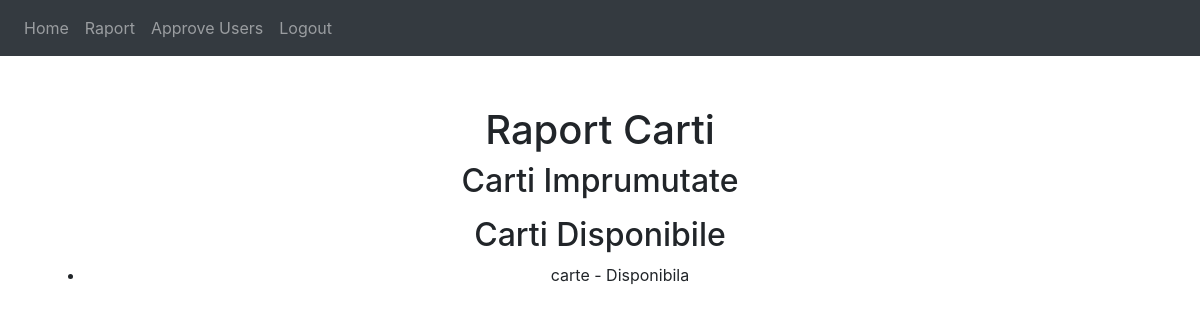
The page /raport (signed in) on the database as committed earlier.
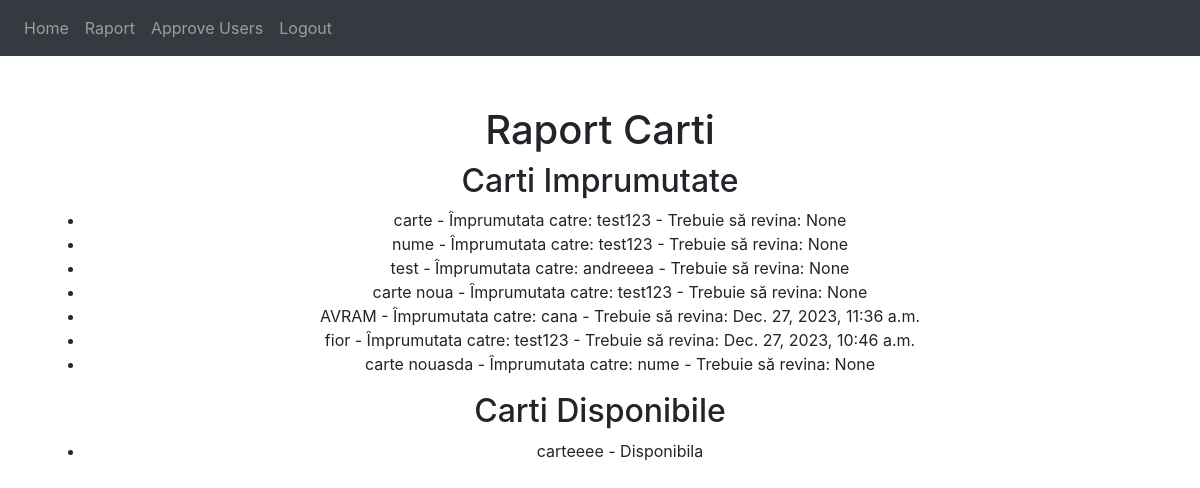
The same page on the database as committed later.
### autentificare/models.py (models this page shows, shortened)
class Carte(models.Model):
    titlu = models.CharField(max_length=100)
    autor = models.CharField(max_length=100)
    descriere = models.TextField()
    disponibil = models.BooleanField(default=True)
    utilizator_imprumutat = models.ForeignKey(User, on_delete=models.SET_NULL, null=True, blank=True)
    data_revenire = models.DateTimeField(null=True, blank=True)
    objects = models.Manager()

### autentificare/views.py (the view)
# urls.py: path('raport',views.raportCarte,name = 'raport-carte'),
def raportCarte(request):
    carti_imprumutate = Carte.objects.filter(disponibil=False)
    carti_disponibile = Carte.objects.filter(disponibil=True)
    context = {'carti_imprumutate': carti_imprumutate,
               'carti_disponibile': carti_disponibile}
    return render(request, 'raport.html', context)

### templates/raport.html (shortened to what this page needs)
{% extends "autentificare/index.html" %}
{% load static %}
{%block content%}
<div class="page-container">
        {% if user.is_authenticated %}
                <h1>Raport Carti</h1>
                <h2>Carti Imprumutate</h2>
                <ul>
                    {% for carte in carti_imprumutate %}
                        <li>{{ carte.titlu }} - Împrumutata catre: {{ carte.utilizator_imprumutat.username }} - Trebuie să revina: {{ carte.data_revenire }}</li>
                    {% endfor %}
                </ul>
                <h2>Carti Disponibile</h2>
                <ul>
                    {% for carte in carti_disponibile %}
                        <li>{{ carte.titlu }} - Disponibila</li>
                    {% endfor %}
                </ul>
        {% endif %}
  </div>
{%endblock%}

### templates/autentificare/index.html (shortened to what this page needs)
<!DOCTYPE html>
{% load static %}
<html lang="en">
<head>
    <link
      rel="stylesheet"
      href="https://stackpath.bootstrapcdn.com/bootstrap/4.4.1/css/bootstrap.min.css"
    />
    <link
      rel="stylesheet"
      href="https://stackpath.bootstrapcdn.com/font-awesome/4.7.0/css/font-awesome.min.css"
    />
</head>
    <body>
        <nav class="navbar navbar-expand-lg navbar-dark bg-dark">
            <div class="collapse navbar-collapse" id="navbar">
                    <div class="navbar-nav">
                        {% if user.is_authenticated %}
                        <a class="nav-item nav-link" id="home" href="/">Home</a>
                        {% if user.is_superuser %}
                            <a class="nav-item nav-link" id="raport" href="/raport">Raport</a>
                            <a class="nav-item nav-link" id="approve-users" href="/approve-users">Approve Users</a>
                        {%endif%}
                        <a class="nav-item nav-link" id="logout" href="/logout">Logout</a>
                        {%else%}
                        <a class="nav-item nav-link" id="login" href="/login">Login</a>
                        <a class="nav-item nav-link" id="register" href="/register">Register</a>
                        {%endif%}
                    </div>
                </div>
            </nav>
        <div class="container">
            {%block content%} {%endblock%}
        </div>
    </body>
</html>

### templates/raport.html (style rules this page uses)
.page-container { text-align: center; margin-top: 50px; }

Rows that differ between the two databases and show on the page:
changed Carte "carte": moves from the list under "Carti Disponibile" to the list under "Carti Imprumutate"
added Carte: titlu "nume", utilizator_imprumutat.username "test123", data_revenire "None", shown under "Carti Imprumutate"
added Carte: titlu "test", utilizator_imprumutat.username "andreeea", data_revenire "None", shown under "Carti Imprumutate"
added Carte: titlu "carte noua", utilizator_imprumutat.username "test123", data_revenire "None", shown under "Carti Imprumutate"
added Carte: titlu "AVRAM", utilizator_imprumutat.username "cana", data_revenire "Dec. 27, 2023, 11:36 a.m.", shown under "Carti Imprumutate"
added Carte: titlu "fior", utilizator_imprumutat.username "test123", data_revenire "Dec. 27, 2023, 10:46 a.m.", shown under "Carti Imprumutate"
added Carte: titlu "carte nouasda", utilizator_imprumutat.username "nume", data_revenire "None", shown under "Carti Imprumutate"
added Carte: titlu "carteeee", shown under "Carti Disponibile"
